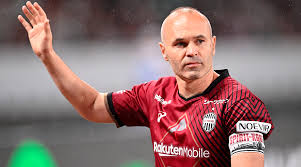
#> input picture Faces/Train/Inestia/Inestia.jpg, 301 x 167 px, found by its file name; its folder holds only this picture in this run
$ python recongnizer.py
#> lines starting #> are read from the running program, lines starting #| are printed output that depends on the picture
import os
import cv2 as cv
from cv2 import face
import numpy as np

people=['Inestia','Messi','Neymar','Suraez','Xavi']
Dir=r'.....\Face Projects\Faces\Train'

haar_cascade = cv.CascadeClassifier('haar_face.xml')

features = []
labels = []

def create_train():
    for person in people:
        path = os.path.join(Dir, person)
        label = people.index(person)

        for img in os.listdir(path):
            img_path = os.path.join(path,img)

            img_array = cv.imread(img_path)
#> img_array is the input picture: shape (167, 301, 3); mean B, G, R 109, 110.6, 138.8
            if img_array is None:
                continue

            gray = cv.cvtColor(img_array, cv.COLOR_BGR2GRAY)
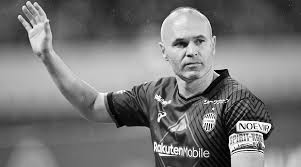
#> gray: shape (167, 301); min 0, max 255, mean 118.9

            faces_rect = haar_cascade.detectMultiScale(gray, scaleFactor=1.1, minNeighbors=4)
#> faces_rect = [[157, 15, 68, 68]]

            for (x,y,w,h) in faces_rect:
                faces_roi = gray[y:y+h, x:x+w]
                features.append(faces_roi)
                labels.append(label)
#> this loop made 1 pass
#> pass 1, in create_train, `faces_roi = gray[y:y+h, x:x+w]`:
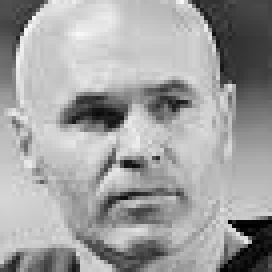
#> faces_roi: shape (68, 68) (shown 4 times larger); min 0, max 248, mean 160
#> after the loop, features = 1 item; labels = [0]
#> pass 2 of the loop in create_train, `for person in people:`:
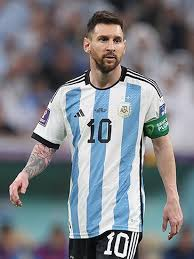
#> input picture Faces/Train/Messi/Messi.jpg, 194 x 259 px, found by its file name
#> in create_train, img_array is the input picture: shape (259, 194, 3); mean B, G, R 134, 127.9, 124.1
#> in create_train, `gray = cv.cvtColor(img_array, cv.COLOR_BGR2GRAY)`:
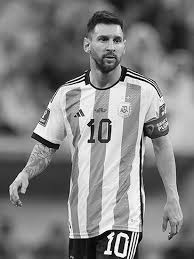
#> gray: shape (259, 194); min 0, max 255, mean 127.5
#> faces_rect = [[87, 21, 48, 48]]
#> the loop in create_train, `for (x,y,w,h) in faces_rect:` made 1 pass
#> pass 1, in create_train, `faces_roi = gray[y:y+h, x:x+w]`:
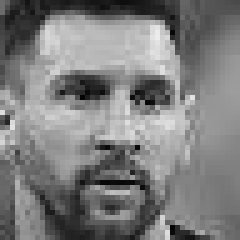
#> faces_roi: shape (48, 48) (shown 5 times larger); min 3, max 236, mean 125.1
#> after the loop in create_train, `for (x,y,w,h) in faces_rect:`: features = 2 items; labels = [0, 1]

#> (the run stopped early here; a loop or call above may not have finished)
